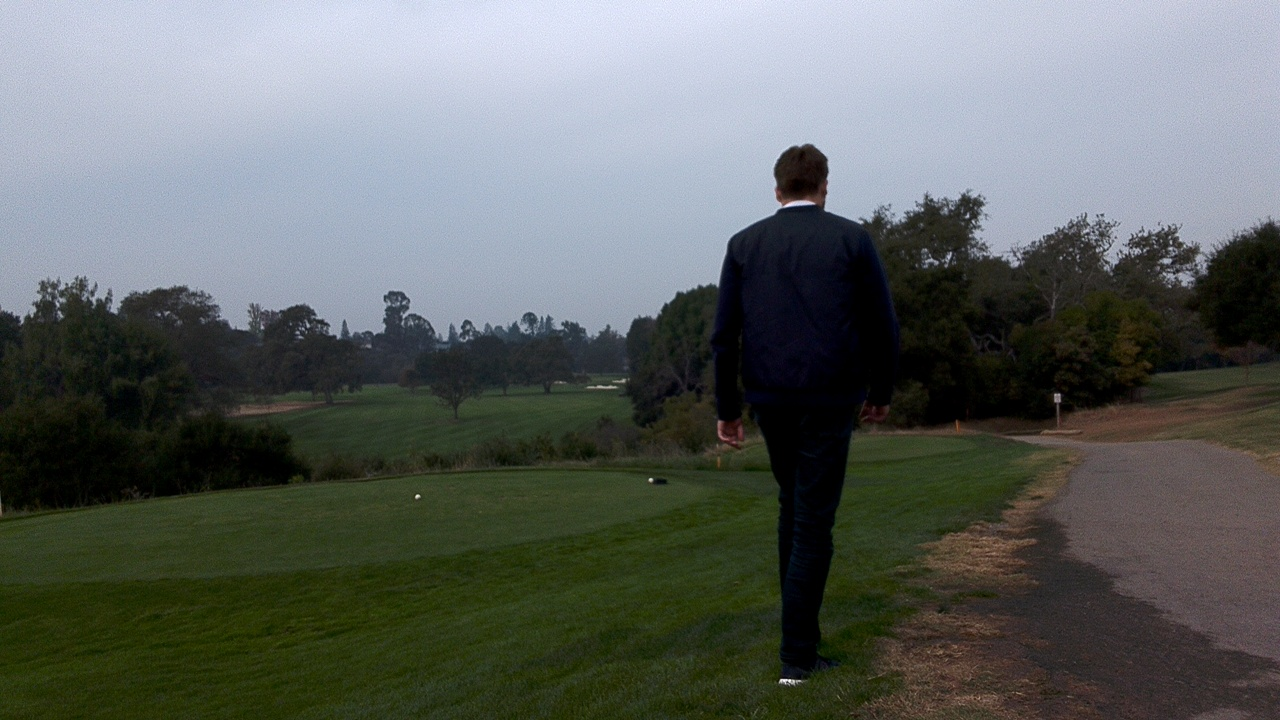
#> input picture Data/Data/left0586.jpg, 1280 x 720 px
$ jupyter execute --allow-errors 01_data_analysis.ipynb
#> lines starting #> are read from the running program, lines starting #| are printed output that depends on the picture; after the words box and inside, x2 and y2 are one past the last pixel; in counts of white or black regions, pixels touching at a corner belong together
[cell 1]
from PIL import Image
import numpy as np
import os
from collections import Counter

data_path = "../Data/Data"

image_path = os.path.join(data_path, "left0586.jpg")
label_path = os.path.join(data_path, "left0586_sup.png")

image = Image.open(image_path)
#> image is the input picture: PIL image 1280x720 RGB; mean R, G, B 95.4, 100.5, 97.7
label = Image.open(label_path)
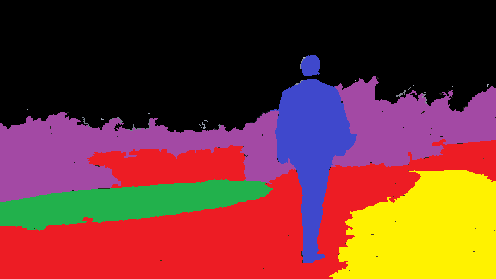
#> input picture Data/Data/left0586_sup.png, 496 x 279 px
#> label is the input picture: PIL image 496x279 RGBA; mean R, G, B, A 112.8, 56.9, 50.5, 255

print("Original image:", image.size, image.mode)
#| Original image: (1280, 720) RGB
print("Label image:", label.size, label.mode)
#| Label image: (496, 279) RGBA

[cell 2]
label_array = np.array(label)

pixels = label_array.reshape(-1, 4) if label_array.shape[-1] == 4 else label_array.reshape(-1, 3)

color_counts = Counter(map(tuple, pixels))
#> color_counts = 64 items

print("Number of unique colours:", len(color_counts))
#| Number of unique colours: 64

for color, count in color_counts.most_common():
    print(color, "->", count, "pixels")
#> this loop made 64 passes
#> (color, count) on passes 1 to 12: ((0, 0, 0, 255), 54066), ((237, 28, 36, 255), 32355), ((163, 73, 164, 255), 22036), ((255, 242, 0, 255), 13991), ((63, 72, 204, 255), 7805), ((34, 177, 76, 255), 7792), ((117, 127, 140, 255), 74), ((136, 142, 154, 255), 40), ((128, 132, 143, 255), 26), ((20, 23, 37, 255), 25), ((148, 158, 173, 255), 20), ((37, 43, 27, 255), 18)
#| (0, 0, 0, 255) -> 54066 pixels
#| (237, 28, 36, 255) -> 32355 pixels
#| (163, 73, 164, 255) -> 22036 pixels
#| (255, 242, 0, 255) -> 13991 pixels
#| (63, 72, 204, 255) -> 7805 pixels
#| (34, 177, 76, 255) -> 7792 pixels
#| (117, 127, 140, 255) -> 74 pixels
#| (136, 142, 154, 255) -> 40 pixels
#> (further printed lines are left out)

[cell 3]
# Main label colours

LABEL_COLORS = {
    "traversable": (237, 28, 36),
    "pavement": (255, 242, 0),
    "untraversable": (163, 73, 164),
    "green": (34, 177, 76),
    "target": (63, 72, 204),
    "sky": (0, 0, 0)
}

for name, color in LABEL_COLORS.items():
    print(name, "->", color)

[cell 4]
label_rgb = label.convert("RGB")
label_array = np.array(label_rgb)

traversable_mask = (
    np.all(label_array == LABEL_COLORS["traversable"], axis=2) |
    np.all(label_array == LABEL_COLORS["pavement"], axis=2)
)
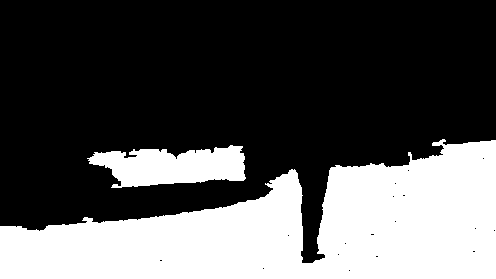
#> traversable_mask: shape (279, 496) bool; 33.5% white; 2 white regions, box (x1, y1, x2, y2) and area: (0, 139, 496, 279) 41728, (87, 145, 246, 188) 4618

print("Traversable pixels:", np.sum(traversable_mask))
#| Traversable pixels: 46346
print("Non-traversable pixels:", np.sum(~traversable_mask))
#| Non-traversable pixels: 92038

[cell 5]
import matplotlib.pyplot as plt

plt.figure(figsize=(10, 6))
plt.imshow(traversable_mask, cmap="gray")
plt.title("Ground Truth Traversability Mask")
plt.axis("off")
plt.show()

[cell 6]
# Resize original image to match label dimensions

image_resized = image.resize(label.size)

print("Resized image:", image_resized.size)
#| Resized image: (496, 279)
print("Label image:", label.size)
#| Label image: (496, 279)

[cell 7]
plt.figure(figsize=(12, 5))

plt.subplot(1, 2, 1)
plt.imshow(image_resized)
plt.title("Original Image")
plt.axis("off")

plt.subplot(1, 2, 2)
plt.imshow(traversable_mask, cmap="gray")
plt.title("Traversable Ground Truth")
plt.axis("off")

plt.show()
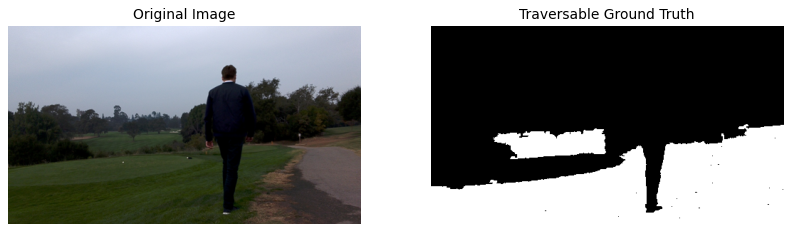
#> figure drawn by matplotlib, 2 panels

[cell 8]
import glob
import os

# Find all supervised label images
label_files = sorted(glob.glob(os.path.join(data_path, "*_sup.png")))

print("Number of labelled images:", len(label_files))

for label_file in label_files:
    label_name = os.path.basename(label_file)
    original_name = label_name.replace("_sup.png", ".jpg")

    original_file = os.path.join(data_path, original_name)

    print("\nLabel:", label_name)
    print("Original:", original_name)
    print("Original exists:", os.path.exists(original_file))

[cell 9]
import numpy as np

LABEL_COLORS = {
    "traversable": (237, 28, 36),
    "pavement": (255, 242, 0),
    "untraversable": (163, 73, 164),
    "green": (34, 177, 76),
    "target": (63, 72, 204),
    "sky": (0, 0, 0)
}

color_array = np.array(list(LABEL_COLORS.values()))

def get_clean_label(label_image):
    """
    Convert every label pixel to the nearest
    official label colour.
    """

    rgb = np.array(label_image.convert("RGB"))

    # height x width x 1 x 3
    pixels = rgb[:, :, None, :]

    # Compare with the 6 official colours
    distances = np.sqrt(
        np.sum((pixels - color_array[None, None, :, :]) ** 2, axis=3)
    )

    # Pick nearest colour
    nearest_index = np.argmin(distances, axis=2)
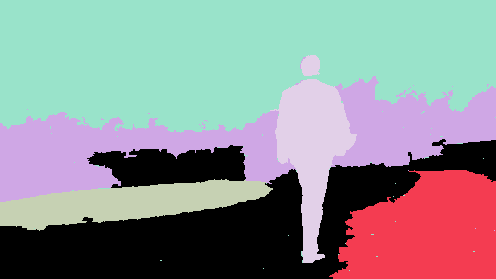
#> nearest_index: shape (279, 496) int64; 6 distinct labels, from 0 to 5; one colour per label, 0 black

    return nearest_index

[cell 10]
clean_label = get_clean_label(label)

# [6 lines of commented-out code are left out]

traversable_mask_clean = (
    (clean_label == 0) |
    (clean_label == 1)
)

print("Clean traversable pixels:", np.sum(traversable_mask_clean))
#| Clean traversable pixels: 46346
print("Clean non-traversable pixels:", np.sum(~traversable_mask_clean))
#| Clean non-traversable pixels: 92038

[cell 11]
plt.figure(figsize=(10, 6))

plt.imshow(traversable_mask_clean, cmap="gray")

plt.title("Clean Traversability Ground Truth")
plt.axis("off")

plt.show()

[cell 12]
# Resize original image
image_resized = image.resize(label.size)
image_array = np.array(image_resized)

# Use the clean binary mask as labels
y = traversable_mask_clean.astype(np.uint8)

# RGB features
X_rgb = image_array.reshape(-1, 3)

print("Feature shape:", X_rgb.shape)
#| Feature shape: (138384, 3)
print("Label shape:", y.reshape(-1).shape)
#| Label shape: (138384,)

[cell 13]
from numpy.lib.stride_tricks import sliding_window_view

# Convert image to float
img = image_array.astype(np.float32) / 255.0

# Create 3x3 neighbourhoods
patches = sliding_window_view(img, (3, 3), axis=(0, 1))

# Flatten each 3x3x3 patch
X = patches.reshape(-1, 27)

# Remove border pixels from labels
y = y[1:-1, 1:-1].reshape(-1)

print("Feature shape:", X.shape)
#| Feature shape: (136838, 27)
print("Label shape:", y.shape)
#| Label shape: (136838,)

[cell 14]
def prepare_image_pair(image_path, label_path):

    # Load images
    img = Image.open(image_path).convert("RGB")
    lbl = Image.open(label_path).convert("RGB")

    # Resize original to label size
    img = img.resize(lbl.size)

    # Convert to arrays
    img_array = np.array(img).astype(np.float32) / 255.0

    # Get clean labels
    clean_lbl = get_clean_label(lbl)

    # Binary target
    mask = (
        (clean_lbl == 0) |
        (clean_lbl == 1)
    )

    # Create 3x3 neighbourhoods
    patches = sliding_window_view(
        img_array,
        (3, 3),
        axis=(0, 1)
    )

    # Flatten each patch
    X = patches.reshape(-1, 27)

    # Remove border pixels from labels
    y = mask[1:-1, 1:-1].reshape(-1).astype(np.uint8)

    return X, y

[cell 15]
test_X, test_y = prepare_image_pair(
    os.path.join(data_path, "left0586.jpg"),
    os.path.join(data_path, "left0586_sup.png")
)

print("X shape:", test_X.shape)
#| X shape: (136838, 27)
print("y shape:", test_y.shape)
#| y shape: (136838,)

[cell 16]
all_X = []
all_y = []
image_names = []

#> (the rest of this cell did not finish here and is left out)

#| left0586.jpg -> (136838, 27) (136838,)

    all_X.append(X_img)
    all_y.append(y_img)
    image_names.append(original_name)

    print(
        original_name,
        "->",
        X_img.shape,
        y_img.shape
    )

print("\nAll images processed.")

[cell 17]
X_all = np.vstack(all_X)
y_all = np.concatenate(all_y)

print("Final feature dataset:", X_all.shape)
#| Final feature dataset: (136838, 27)
print("Final label dataset:", y_all.shape)
#| Final label dataset: (136838,)

print("Traversable samples:", np.sum(y_all == 1))
#| Traversable samples: 45660
print("Non-traversable samples:", np.sum(y_all == 0))
#| Non-traversable samples: 91178

[cell 18]
image_ids = []

for i, X_img in enumerate(all_X):
    image_ids.extend([i] * len(X_img))
#> this loop made 1 pass
#> after the loop, image_ids = 136838 items

image_ids = np.array(image_ids)

print("Image ID shape:", image_ids.shape)
#| Image ID shape: (136838,)
print("Unique image IDs:", np.unique(image_ids))
#| Unique image IDs: [0]

[cell 19]
train_image_ids = np.arange(0, 9)
test_image_ids = np.arange(9, 11)

print("Training images:")

#> (the rest of this cell did not finish here and is left out)

[cell 20]
train_mask = np.isin(image_ids, train_image_ids)
test_mask = np.isin(image_ids, test_image_ids)

X_train = X_all[train_mask]
y_train = y_all[train_mask]

X_test = X_all[test_mask]
#> X_test = empty array
y_test = y_all[test_mask]
#> y_test = empty array

print("X_train:", X_train.shape)
#| X_train: (136838, 27)
print("y_train:", y_train.shape)
#| y_train: (136838,)

print("X_test:", X_test.shape)
#| X_test: (0, 27)
print("y_test:", y_test.shape)
#| y_test: (0,)

[cell 21]
from sklearn.utils import resample

train_indices = np.arange(len(y_train))

traversable_indices = train_indices[y_train == 1]
non_traversable_indices = train_indices[y_train == 0]

print("Original traversable:", len(traversable_indices))
#| Original traversable: 45660
print("Original non-traversable:", len(non_traversable_indices))
#| Original non-traversable: 91178

# Number of samples per class
samples_per_class = 100000

rng = np.random.default_rng(42)

#> (the rest of this cell did not finish here and is left out)

[cell 22]
from sklearn.linear_model import LogisticRegression

model = LogisticRegression(
    max_iter=1000,
    random_state=42
)

print("Training model...")

#> (the rest of this cell did not finish here and is left out)

#> (a cell that did not finish here is left out)

[cell 24]
from sklearn.metrics import (
    accuracy_score,
    precision_score,
    recall_score,
    f1_score,
    confusion_matrix
)

#> (the rest of this cell did not finish here and is left out)

[cell 25]
test_image_name = "left25057.jpg"

test_image_path = os.path.join(
    data_path,
    test_image_name
)

test_label_path = os.path.join(
    data_path,
    test_image_name.replace(".jpg", "_sup.png")
)

test_img = Image.open(test_image_path).convert("RGB")
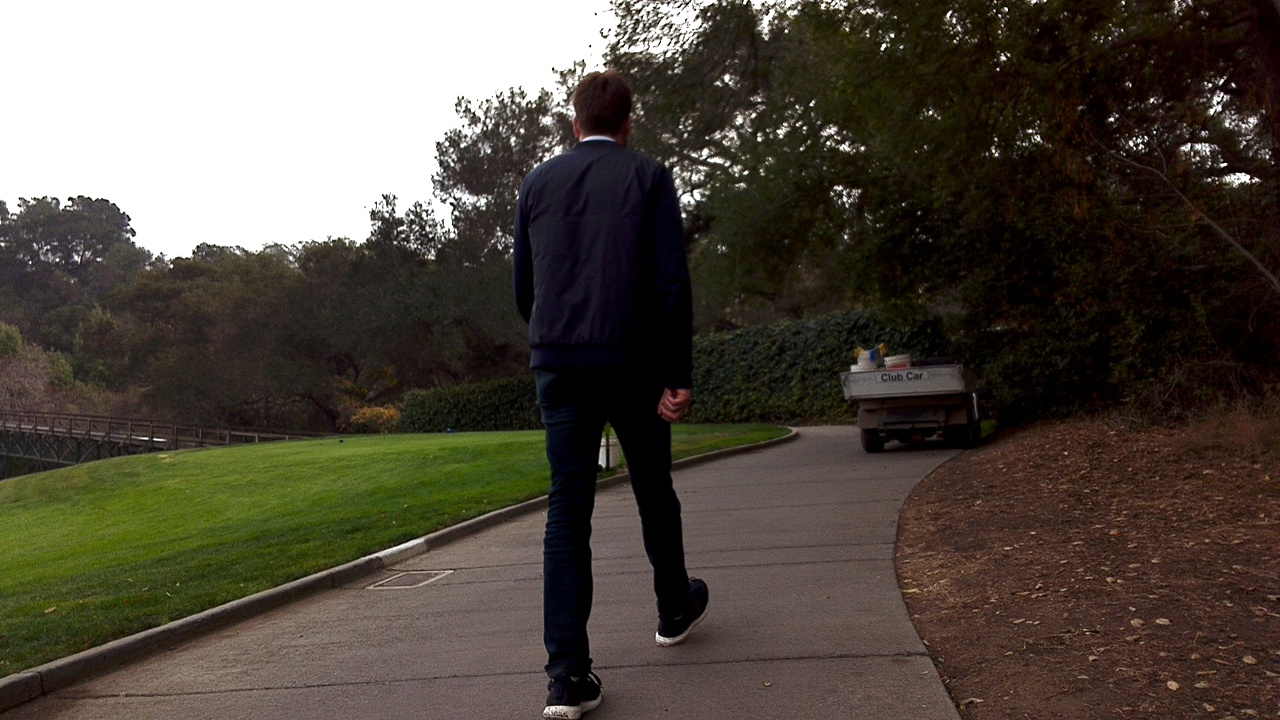
#> input picture Data/Data/left25057.jpg, 1280 x 720 px
#> test_img is the input picture: PIL image 1280x720 RGB; mean R, G, B 81.6, 74.7, 64.9
#> (the rest of this cell did not finish here and is left out)

#> (a cell that did not finish here is left out)

#> (a cell that did not finish here is left out)

[cell 28]
height = test_img.size[1]
#> height = 720
width = test_img.size[0]
#> width = 1280

#> (the rest of this cell did not finish here and is left out)
